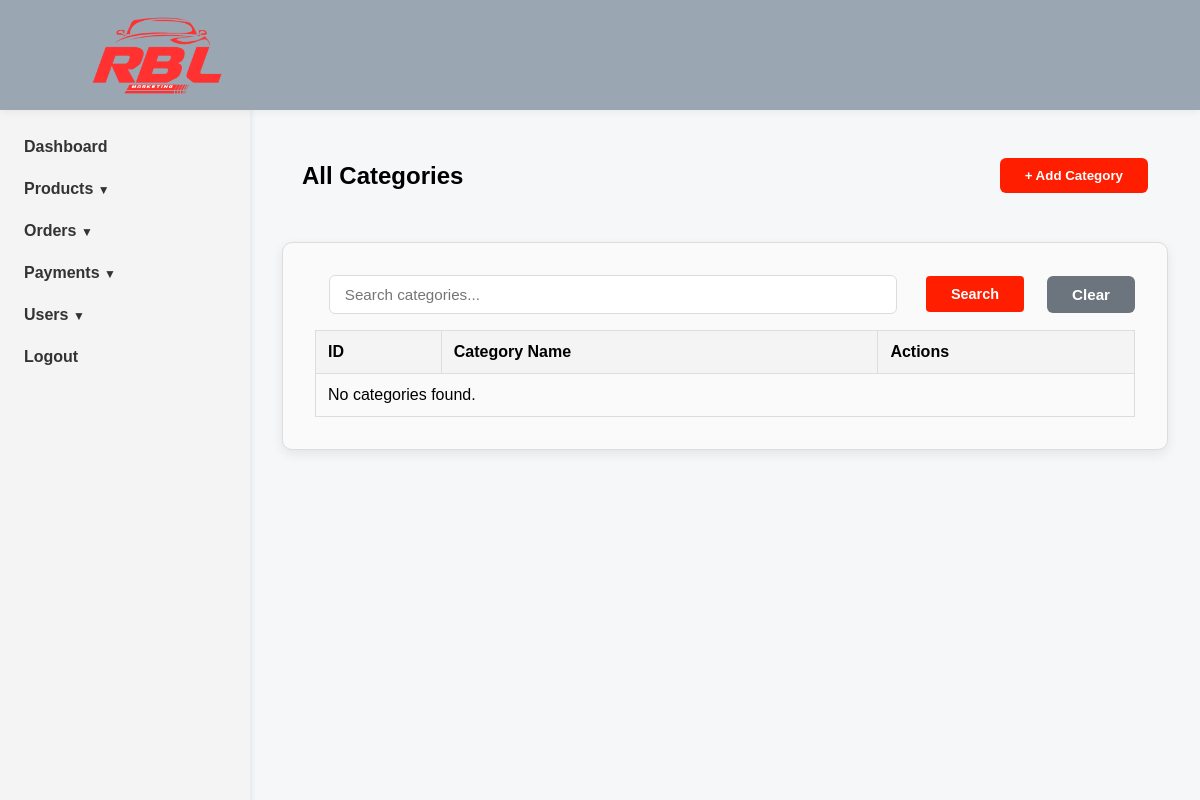
/dashboard/categories/ (signed in), run on an earlier commit of the app's database.
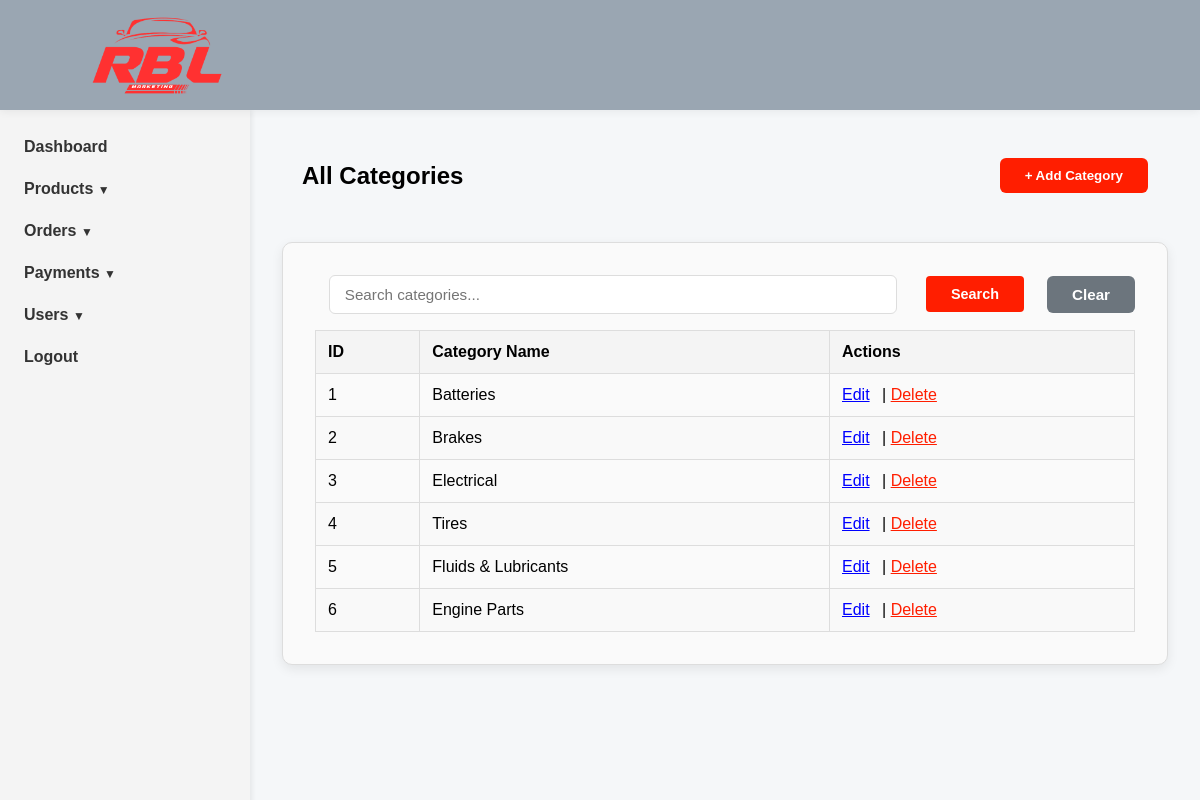
And on a later commit of the database.
### catalog/models.py (models this page shows, shortened)
class Category(models.Model):
    category_name = models.CharField(max_length=100)

### store_dashboard/views.py (the view)
# urls.py: path('categories/', views.dashboard_categories, name='dashboard_categories'),
@staff_member_required
def dashboard_categories(request):
    if request.method == 'POST':
        name = request.POST.get('category_name')
        if name:
            Category.objects.create(category_name=name)
            messages.success(request, f"Category '{name}' added successfully!")
        return redirect('dashboard_categories')
    categories = Category.objects.all()
    search_query = request.GET.get('search', '')
    if search_query:
        categories = categories.filter(category_name__icontains=search_query)
    context = {
        'categories': categories,
    }
    return render(request, 'store_dashboard/dashboard_categories.html', context)

### catalog/context_processors.py (called while the page is built)
def global_nav_data(request):
    return {
        'nav_categories': Category.objects.all(),
        'nav_brands': Brand.objects.all(),
    }

### store_dashboard/templates/store_dashboard/dashboard_categories.html (shortened to what this page needs)
{% extends 'store_dashboard/base_admin.html' %}
{% load static %}
{% block content %}
<main>
    <div class="add-button-section">
        <h2>All Categories</h2>
        <button class="add-button" id="openCatBtn">+ Add Category</button>
    </div>
    <div class="admin-products-container">
        <form method="get" action="" class="filter-controls" style="margin-bottom:1rem;">
            <div class="search-box">
                <input type="text" name="search" placeholder="Search categories..." value="{{ request.GET.search }}">
            </div>
            <button type="submit" class="filter-btn">Search</button>
            <a href="{% url 'dashboard_categories' %}" class="clear-btn">Clear</a>
        </form>
        <table>
            <thead>
                <tr>
                    <th>ID</th>
                    <th>Category Name</th>
                    <th>Actions</th>
                </tr>
            </thead>
            <tbody>
                {% for category in categories %}
                    <tr>
                        <td>{{ category.id }}</td>
                        <td>{{ category.category_name }}</td>
                        <td>
                            <button type="button" class="editCatBtn" style="background:none; border:none; color:blue; text-decoration:underline; cursor:pointer; padding:0; font-size:1rem;"
                                data-id="{{ category.id }}"
                                data-name="{{ category.category_name }}">
                                Edit
                            </button> |
                            <a href="{% url 'delete_category' category.id %}" onclick="return confirm('Delete {{ category.category_name }}? This will also delete ALL products inside this category!');" style="color: #ff1e00;">Delete</a>
                        </td>
                    </tr>
                {% empty %}
                    <tr><td colspan='3'>No categories found.</td></tr>
                {% endfor %}
            </tbody>
        </table>
    </div>
</main>
{% endblock %}

What changed in the data, as far as the page shows it:
added Category: id "1", category_name "Batteries"
added Category: id "2", category_name "Brakes"
added Category: id "3", category_name "Electrical"
added Category: id "4", category_name "Tires"
added Category: id "5", category_name "Fluids & Lubricants"
added Category: id "6", category_name "Engine Parts"
Also different on the page:
text no longer shown: "No categories found."
